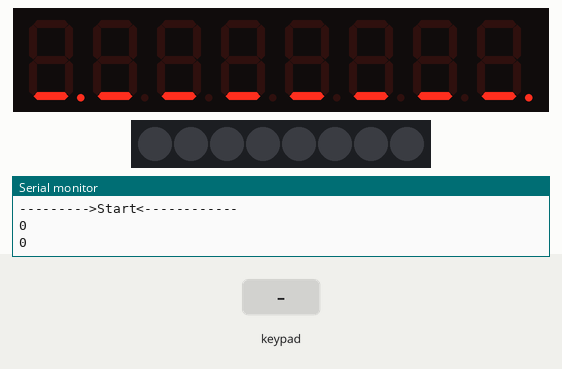
The sketch below on a simulated Arduino Uno, built with avr-gcc and run on an emulated ATmega328P. Parts: 8-digit seven-segment display, 8 RGB LEDs in strip order, left to right, the last lines printed to the serial monitor. The inputs (shaded band) are chosen by the test bench.

Above: at 4.8 s.
4.9 s: key '8' pressed
10.1 s: key '8' pressed
At 10.1 s:
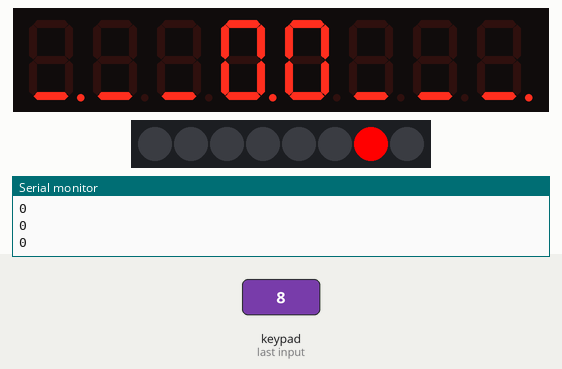
At 13.4 s:
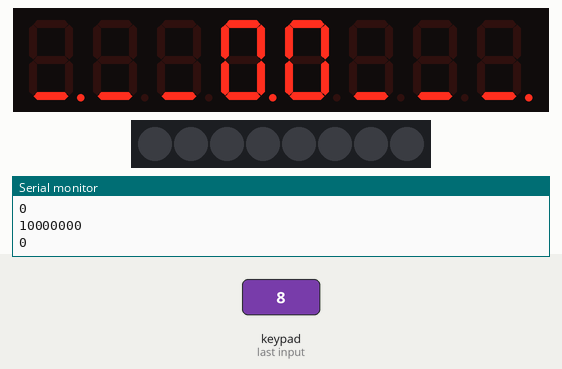
Timing chart, 0 to 14.9 s (numbered marks = the images above; inputs shaded):
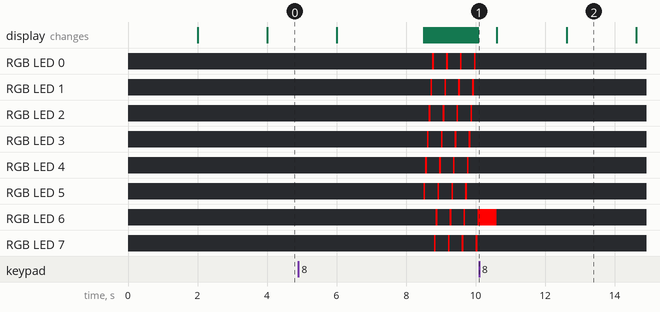

The sketch:

board_handling_workbench.ino
```cpp
#include <TM1638.h>

#define TRACE_INPUT 1


TM1638 ledAndKeymodule(4, 3, 2);

enum DEMO_MODE {
    MODE_LED_CHASE
  , MODE_DIGIT_CHASE
  , MODE_STRING_EXPERIMENT
  };
DEMO_MODE demo_mode=MODE_STRING_EXPERIMENT;

#define MODE_CHANGE_BUTTON 7
#define DISPLAY_INTENSITY 3

void setup() {
  Serial.begin(9600);
  Serial.println(F("--------->Start<------------"));

  // put your setup code here, to run once:
  ledAndKeymodule.setupDisplay(true, DISPLAY_INTENSITY);
  ledAndKeymodule.clearDisplay();
}

void loop() {
   unsigned long milliFixed = millis();
   byte cycle=(milliFixed*2/100)%8; // cycle from 0 to 8, stepping in 2/10s
   byte prevCycle=(cycle-1)%8;
   byte buttons = ledAndKeymodule.getButtons(); // get input (not debounced)

#ifdef TRACE_INPUT
    Serial.println(buttons,BIN);
    #endif

   switch(demo_mode) {
    case MODE_LED_CHASE:
        if(bitRead(buttons,MODE_CHANGE_BUTTON)) {
            demo_mode=MODE_DIGIT_CHASE;
            delay(500);
            break;
        }

        ledAndKeymodule.setLEDs(B10000000>>cycle);
        break;

    case MODE_DIGIT_CHASE:
        if(bitRead(buttons,MODE_CHANGE_BUTTON)) {
            demo_mode=MODE_STRING_EXPERIMENT;
            delay(500);
            break;
        }
        if(prevCycle!=cycle) {
            ledAndKeymodule.clearDisplayDigit(prevCycle,false);
            ledAndKeymodule.setDisplayDigit(0,cycle,false);
        }

    case MODE_STRING_EXPERIMENT:
        if(bitRead(buttons,MODE_CHANGE_BUTTON)) {
            demo_mode=MODE_LED_CHASE;
            delay(500);
            break;
        }

        ledAndKeymodule.clearDisplay();
        ledAndKeymodule.setDisplayToString("________",B10000001,0);
        delay(2000);
        ledAndKeymodule.setDisplayToString("00",B10000000,3);
        delay(2000);

   }


}
```

Measured:
- after the input at 10.1 s, the display: first changes after 0.51 s (image 2 shows a later state)
